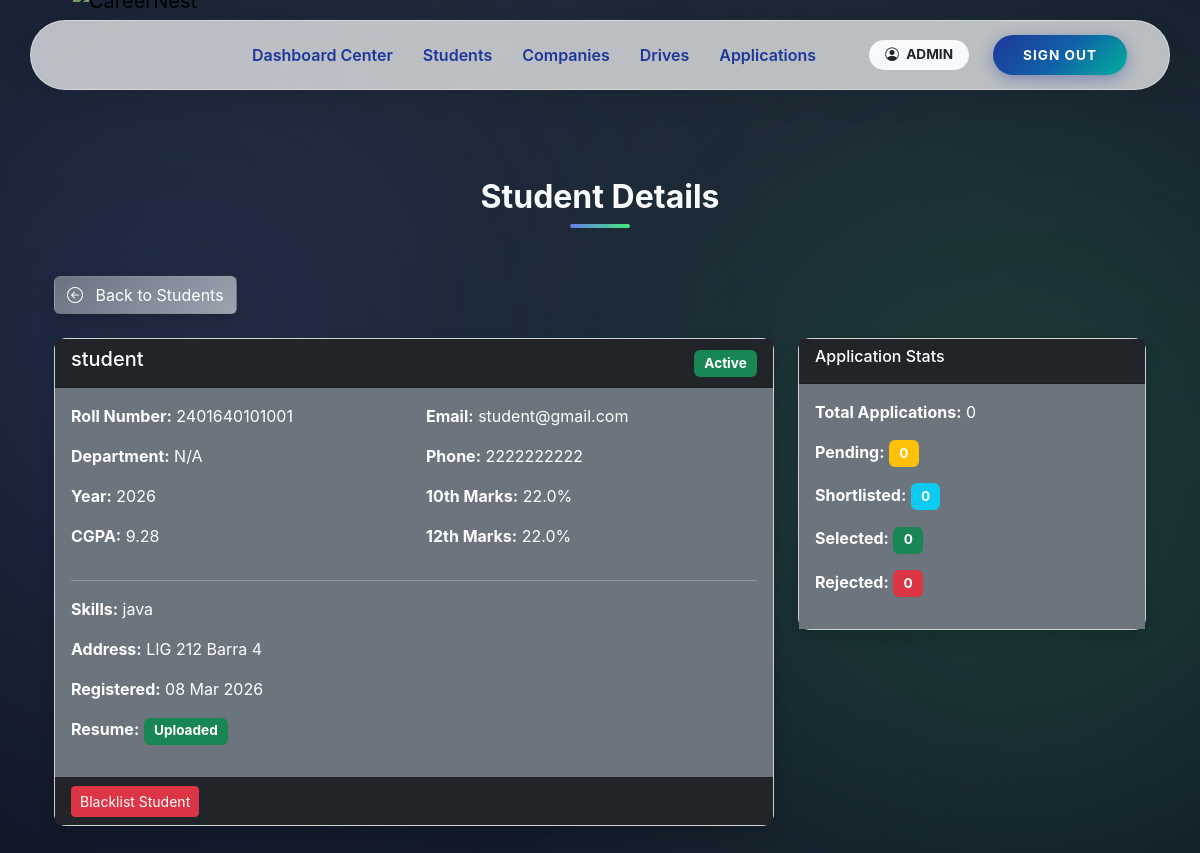
Page /admin/students/2 (signed in) on the committed database.
### app/models.py (models this page shows, shortened)
class User(UserMixin, db.Model):
    __tablename__ = "users"
    user_id = db.Column(db.Integer, primary_key=True)
    email = db.Column(db.String(120), unique=True, nullable=False)
    password_hash = db.Column(db.String(255), nullable=False)
    role = db.Column(db.String(20), nullable=False)
    is_active = db.Column(db.Boolean, default=True)
    is_approved = db.Column(db.Boolean, default=False)
    is_blacklisted = db.Column(db.Boolean, default=False)
    created_at = db.Column(db.DateTime, default=datetime.utcnow)
    student = db.relationship(
        "Student",
        back_populates="user",
        uselist=False,
        cascade="all, delete-orphan"
    )
    company = db.relationship(
        "Company",
        back_populates="user",
        uselist=False,
        cascade="all, delete-orphan"
    )
    admin = db.relationship(
        "Admin",
        back_populates="user",
        uselist=False,
        cascade="all, delete-orphan"
    )

class Student(db.Model):
    __tablename__ = "students"
    user_id = db.Column(
        db.Integer,
        db.ForeignKey("users.user_id", ondelete="CASCADE"),
        primary_key=True
    )
    full_name = db.Column(db.String(100), nullable=False)
    roll_number = db.Column(db.String(50), unique=True, nullable=False, index=True)
    graduation_year = db.Column(db.Integer, nullable=False)
    cgpa = db.Column(db.Float)
    tenth_marks = db.Column(db.Float)
    twelfth_marks = db.Column(db.Float)
    dob = db.Column(db.Date)
    year = db.Column(db.Integer)
    resume_filename = db.Column(db.String(200))
    phone = db.Column(db.String(20))
    address = db.Column(db.Text)
    skills = db.Column(db.Text)
    course = db.Column(db.String(100))
    branch = db.Column(db.String(100))
    created_at = db.Column(db.DateTime, default=datetime.utcnow)
    user = db.relationship("User", back_populates="student")
    applications = db.relationship(
        "Application",
        back_populates="student",
        cascade="all, delete-orphan"
    )

### app/admin/routes.py (the view)
@admin_bp.route('/students/<int:user_id>')
@login_required
@role_required('admin')
def student_detail(user_id):
    student = Student.query.get_or_404(user_id)
    user = User.query.get_or_404(user_id)
    return render_template(
        'admin/student_detail.html',
        student=student,
        user=user
    )

### app/utils.py (called while the page is built)
def role_required(required_role):
    def decorator(f):
        @wraps(f)
        def decorated_function(*args, **kwargs):
            if not current_user.is_authenticated:
                abort(401)
            if current_user.role != required_role:
                abort(403)
            if required_role in ["student", "company"] and not current_user.is_approved:
                abort(403)
            if current_user.is_blacklisted:
                abort(403)
            return f(*args, **kwargs)
        return decorated_function
    return decorator

### app/templates/admin/student_detail.html (shortened to what this page needs)
{% extends 'base.html' %}
{% block content %}
<div class="dashboard-bg">
  <div class="container position-relative">
    <h2 class="section-heading text-center mb-5">Student Details</h2>
    <a href="{{ url_for('admin.students') }}" class="btn btn-gradient-secondary mb-4 shadow hover-glow text-white">
      <i class="bi bi-arrow-left-circle me-2"></i> Back to Students
    </a>
    <div class="row">
      <div class="col-md-8">
        <div class="card mb-3 shadow">
          <div class="card-header d-flex justify-content-between align-items-center bg-dark text-white">
            <h5>{{ student.full_name }}</h5>
            {% if user.is_blacklisted %}
              <span class="badge bg-danger">Blacklisted</span>
            {% else %}
              <span class="badge bg-success">Active</span>
            {% endif %}
          </div>
          <div class="card-body bg-secondary text-white">
            <div class="row">
              <div class="col-md-6">
                <p><strong>Roll Number:</strong> {{ student.roll_number }}</p>
                <p><strong>Department:</strong> {{ student.department or 'N/A' }}</p>
                <p><strong>Year:</strong> {{ student.year or 'N/A' }}</p>
                <p><strong>CGPA:</strong> {{ student.cgpa or 'N/A' }}</p>
              </div>
              <div class="col-md-6">
                <p><strong>Email:</strong> {{ user.email }}</p>
                <p><strong>Phone:</strong> {{ student.phone or 'N/A' }}</p>
                <p><strong>10th Marks:</strong> {{ student.tenth_marks or 'N/A' }}%</p>
                <p><strong>12th Marks:</strong> {{ student.twelfth_marks or 'N/A' }}%</p>
              </div>
            </div>
            <hr class="bg-light">
            <p><strong>Skills:</strong> {{ student.skills or 'Not specified' }}</p>
            <p><strong>Address:</strong> {{ student.address or 'Not specified' }}</p>
            <p><strong>Registered:</strong> {{ user.created_at.strftime('%d %b %Y') if user.created_at else 'N/A' }}</p>
            {% if student.resume_filename %}
              <p><strong>Resume:</strong> <span class="badge bg-success">Uploaded</span></p>
            {% else %}
              <p><strong>Resume:</strong> <span class="badge bg-warning">Not uploaded</span></p>
            {% endif %}
          </div>
          <div class="card-footer bg-dark">
            <form action="{{ url_for('admin.blacklist_student', user_id=user.user_id) }}" method="POST" style="display:inline;">
              {% if user.is_blacklisted %}
              <button type="submit" class="btn btn-success btn-sm hover-glow" onclick="return confirm('Remove from blacklist?')">Remove from Blacklist</button>
              {% else %}
              <button type="submit" class="btn btn-danger btn-sm hover-glow" onclick="return confirm('Blacklist this student?')">Blacklist Student</button>
              {% endif %}
            </form>
          </div>
        </div>
      </div>
      <div class="col-md-4">
        <div class="card shadow">
          <div class="card-header bg-dark text-white">
            <h6>Application Stats</h6>
          </div>
          <div class="card-body bg-secondary text-white">
            <p><strong>Total Applications:</strong> {{ applications|length }}</p>
            <p><strong>Pending:</strong> <span class="badge bg-warning">{{ applications|selectattr('status', 'equalto', 'pending')|list|length }}</span></p>
            <p><strong>Shortlisted:</strong> <span class="badge bg-info">{{ applications|selectattr('status', 'equalto', 'shortlisted')|list|length }}</span></p>
            <p><strong>Selected:</strong> <span class="badge bg-success">{{ applications|selectattr('status', 'equalto', 'selected')|list|length }}</span></p>
            <p><strong>Rejected:</strong> <span class="badge bg-danger">{{ applications|selectattr('status', 'equalto', 'rejected')|list|length }}</span></p>
          </div>
        </div>
      </div>
    </div>
  </div>
</div>
{% endblock %}

### app/templates/base.html (shortened to what this page needs)
<!DOCTYPE html>
<html lang="en">
<head>
    <link href="https://cdn.jsdelivr.net/npm/bootstrap@5.3.2/dist/css/bootstrap.min.css" rel="stylesheet">
    <link rel="stylesheet" href="https://cdn.jsdelivr.net/npm/bootstrap-icons@1.10.5/font/bootstrap-icons.css">
</head>
<body>
    <div class="toast-container position-fixed top-0 end-0 p-3">
    </div>
    <header class="navbar-container">
        <nav class="navbar navbar-expand-lg navbar-island">
            <div class="container-fluid">
                <a class="navbar-brand " href="/">
                    <img src="{{ url_for('static', filename='img/CareerLogo.png') }}" alt="CareerNest">
                </a>
                <div class="collapse navbar-collapse" id="navMain">
                    <ul class="navbar-nav me-auto mb-2 mb-lg-0 ms-lg-4">
                        {% if current_user.is_authenticated %}
                        {% if current_user.role == 'admin' %}
                        <li class="nav-item"><a class="nav-link" href="{{ url_for('admin.dashboard') }}">Dashboard
                                Center</a></li>
                        <li class="nav-item"><a class="nav-link" href="{{ url_for('admin.students') }}">Students</a>
                        </li>
                        <li class="nav-item"><a class="nav-link" href="{{ url_for('admin.companies') }}">Companies</a>
                        </li>
                        <li class="nav-item"><a class="nav-link" href="{{ url_for('admin.drives') }}">Drives</a>
                        </li>
                        <li class="nav-item"><a class="nav-link"
                                href="{{ url_for('admin.applications') }}">Applications</a>
                        </li>
                        {% endif %}
                        {% else %}
                        <li class="nav-item"><a class="nav-link" href="/">Home</a></li>
                        {% endif %}
                    </ul>
                    <div class="d-flex flex-column flex-lg-row align-items-center">
                        {% if not current_user.is_authenticated %}
                        <a href="{{ url_for('auth.student_register') }}" class="btn btn-creative btn-student">Student
                            Join</a>
                        <a href="{{ url_for('auth.company_register') }}" class="btn btn-creative btn-student">Company
                            Join</a>
                        <a href="{{ url_for('auth.login') }}" class="btn btn-creative btn-login">Login</a>
                        {% else %}
                        <span class="badge rounded-pill bg-light text-dark px-3 py-2 me-3 d-none d-lg-block">
                            <i class="bi bi-person-circle me-1"></i> {{ current_user.role|upper }}
                        </span>
                        <a href="{{ url_for('auth.logout') }}" class="btn btn-creative btn-login">Sign Out</a>
                        {% endif %}
                    </div>
                </div>
            </div>
        </nav>
    </header>
    <main class="container page-content">
        {% block content %}{% endblock %}
    </main>
</body>
</html>

### app/templates/admin/student_detail.html (style rules this page uses)
.dashboard-bg { position: relative; z-index: 1; padding: 3rem 0; }
html, body { height: 100%; margin: 0; font-family: 'Inter', sans-serif; overflow-x: hidden; }
body { background: radial-gradient(circle at top, #1f2937 0%, #111827 100%); color: #f9fafb; }
body::before, body::after { content: ''; position: fixed; border-radius: 50%; filter: blur(150px); opacity: 0.15; z-index: 0; }
body::before { width: 600px; height: 600px; background: #667eea; top: 5%; left: -10%; }
body::after { width: 700px; height: 700px; background: #43e97b; bottom: 5%; right: -15%; }
.section-heading { font-weight: 700; font-size: 2rem; color: #f9fafb; position: relative; margin-bottom: 2rem; text-align:center; }
.section-heading::after { content: ''; display: block; width: 60px; height: 4px; background: linear-gradient(90deg, #667eea, #43e97b); border-radius: 2px; margin: 0.5rem auto 0 auto; }
.card { border-radius: 0.75rem; }
.btn-gradient-secondary { background: linear-gradient(135deg, #6b7280, #9ca3af); color: #fff; }
.badge { font-size: 0.85rem; padding: 0.5em 0.75em; }

### rows in the picture
User: role "ADMIN"
Student: full_name "student", roll_number "2401640101001", year "2026", cgpa "9.28", phone "2222222222", tenth_marks "22.0", twelfth_marks "22.0", skills "java", address "LIG 212 Barra 4"
User: email "student@gmail.com", created_at "08 Mar 2026"

### other values in the picture
{{ student.department or 'N/A' }} "N/A"
{{ applications|length }} "0"
{{ applications|selectattr('status', 'equalto', 'pending')|list|length }} "0"
{{ applications|selectattr('status', 'equalto', 'selected')|list|length }} "0"
{{ applications|selectattr('status', 'equalto', 'rejected')|list|length }} "0"
